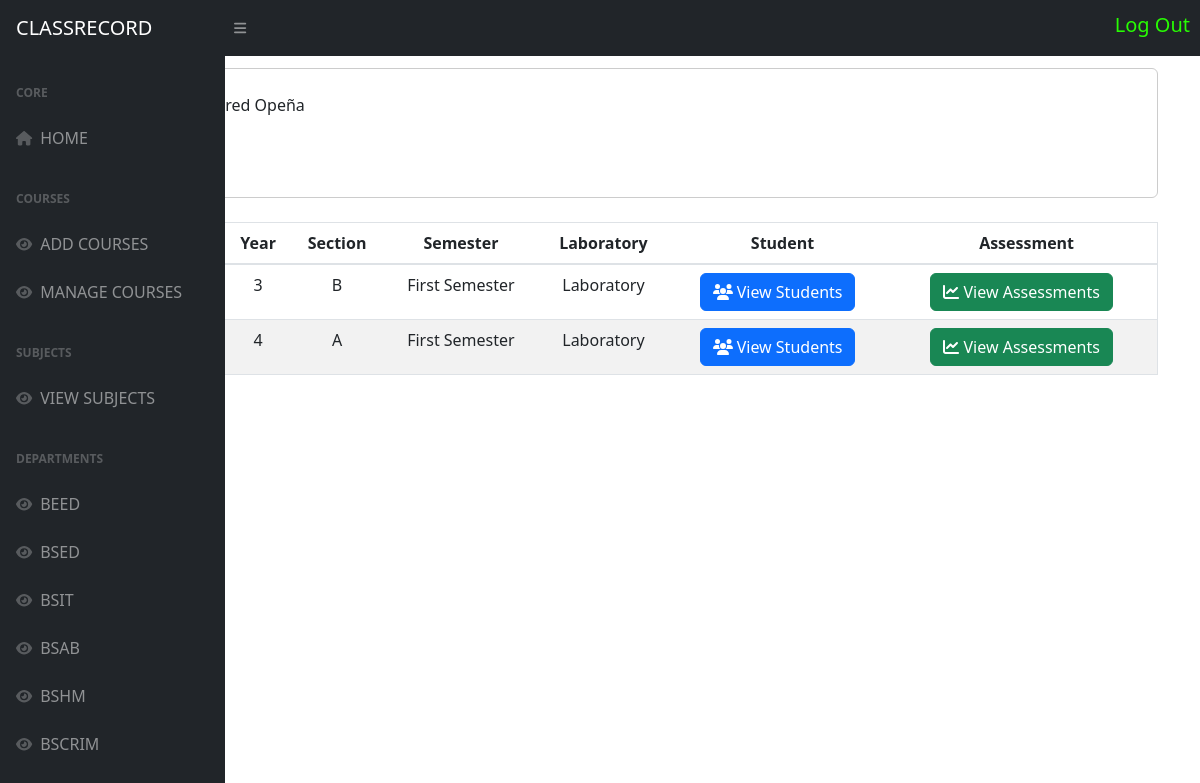
The page /classinfo.php?user_id=66397b7e4112f (signed in) on the database its author committed.
### tables this page shows
CREATE TABLE `tbluser` (
  `user_id` varchar(225) NOT NULL,
  `Fullname` varchar(225) NOT NULL,
  `Department` varchar(225) NOT NULL,
  `username` varchar(225) DEFAULT NULL,
  `password` varchar(225) DEFAULT NULL,
  `user_type` varchar(225) NOT NULL
);

CREATE TABLE `tblclass` (
  `class_id` varchar(225) NOT NULL,
  `course_number` varchar(225) NOT NULL,
  `class_year` varchar(225) NOT NULL,
  `class_section` varchar(225) NOT NULL,
  `school_year` varchar(225) NOT NULL,
  `user_id` varchar(225) NOT NULL,
  `class_course` varchar(225) NOT NULL,
  `datetime` varchar(225) NOT NULL,
  `class_semester` varchar(225) NOT NULL,
  `laboratory` varchar(25) NOT NULL
);

### classinfo.php (the view, shortened to what this page needs)
<?php
$result = mysqli_connect('localhost', 'root', '', 'classrecord');
if (isset($_GET['user_id'])) {
    $user_id = $_GET['user_id'];
    $userQuery = "SELECT * FROM tbluser WHERE user_id = '$user_id'";
    $userResult = mysqli_query($result, $userQuery);
    $userRow = mysqli_fetch_assoc($userResult);
    $classesQuery = "SELECT * FROM tblclass WHERE user_id = '$user_id'";
    $classesResult = mysqli_query($result, $classesQuery);
} else {
    header("Location: error.php?message=User ID not provided");
    exit;
}
?>
<!DOCTYPE html>
<html lang="en">
<head>
    <link rel="stylesheet" href="https://stackpath.bootstrapcdn.com/bootstrap/4.5.2/css/bootstrap.min.css">
    <link rel="stylesheet" href="https://cdnjs.cloudflare.com/ajax/libs/font-awesome/5.15.3/css/all.min.css">
</head>
<body>
    <?php include 'adminsidebar.php'; ?>
    <?php include 'adminnavbar.php'; ?>
    <div class="container mt-4">
        <br>
        <div class="profile-header p-4 rounded mb-4">
            <p><strong>INSTRUCTOR:</strong> <?php echo htmlspecialchars($userRow['Fullname']); ?></p>
            <p><strong>Department:</strong> <?php echo htmlspecialchars($userRow['Department']); ?></p>
        </div>
        <div class="table-responsive">
            <table class="table">
                <thead>
                    <tr>
                        <th>Course</th>
                        <th>Subject</th>
                        <th>Year</th>
                        <th>Section</th>
                        <th>Semester</th>
                        <th>Laboratory</th>
                        <th>Student</th>
                        <th>Assessment</th>
                    </tr>
                </thead>
                <tbody>
                    <?php while ($class = mysqli_fetch_assoc($classesResult)) : ?>
                    <tr>
                        <td><?php echo $class['class_course']; ?></td>
                        <td><?php echo $class['course_number']; ?></td>
                        <td><?php echo $class['class_year']; ?></td>
                        <td><?php echo $class['class_section']; ?></td>
                        <td><?php echo $class['class_semester']; ?></td>
                        <td><?php echo $class['laboratory']; ?></td>
                        <td>
                            <a href="adminviewstudent.php?class_id=<?php echo $class['class_id']; ?>" class="btn btn-primary"><i class="fa fa-users"></i> View Students</a>
                        </td>
                        <td>
                            <a href="adminviewassesment.php?class_id=<?php echo $class['class_id']; ?>" class="btn btn-success"><i class="fa fa-line-chart"></i> View Assessments</a>
                        </td>
                    </tr>
                    <?php endwhile; ?>
                </tbody>
            </table>
        </div>
    </div>
</body>
</html>

### classinfo.php (style rules this page uses)
body { font-family: Arial, sans-serif; background-color: #f4f7fc; color: #333; margin: 0; padding: 0; }
.container { padding: 20px; }
.profile-header { border: 1px solid #ccc; border-radius: 8px; padding: 20px; margin-bottom: 20px; }
.btn { border-radius: 20px; transition: all 0.3s ease; margin-right: 10px; }
.btn-primary { background-color: #6a11cb; color: white; }
.btn-success { background-color: #56ab2f; color: white; }
table { width: 100%; border-collapse: collapse; margin-bottom: 20px; }
table, th, td { border: 1px solid black; padding: 8px; text-align: center; }
th { background-color: #f2f2f2; }
tr:nth-child(even) { background-color: #f2f2f2; }

### rows shown on the page
tbluser: Fullname "Karl Jared Opeña"
tblclass: class_year "3", class_section "B", class_semester "First Semester", laboratory "Laboratory"
tblclass: class_year "4", class_section "A", class_semester "First Semester", laboratory "Laboratory"
